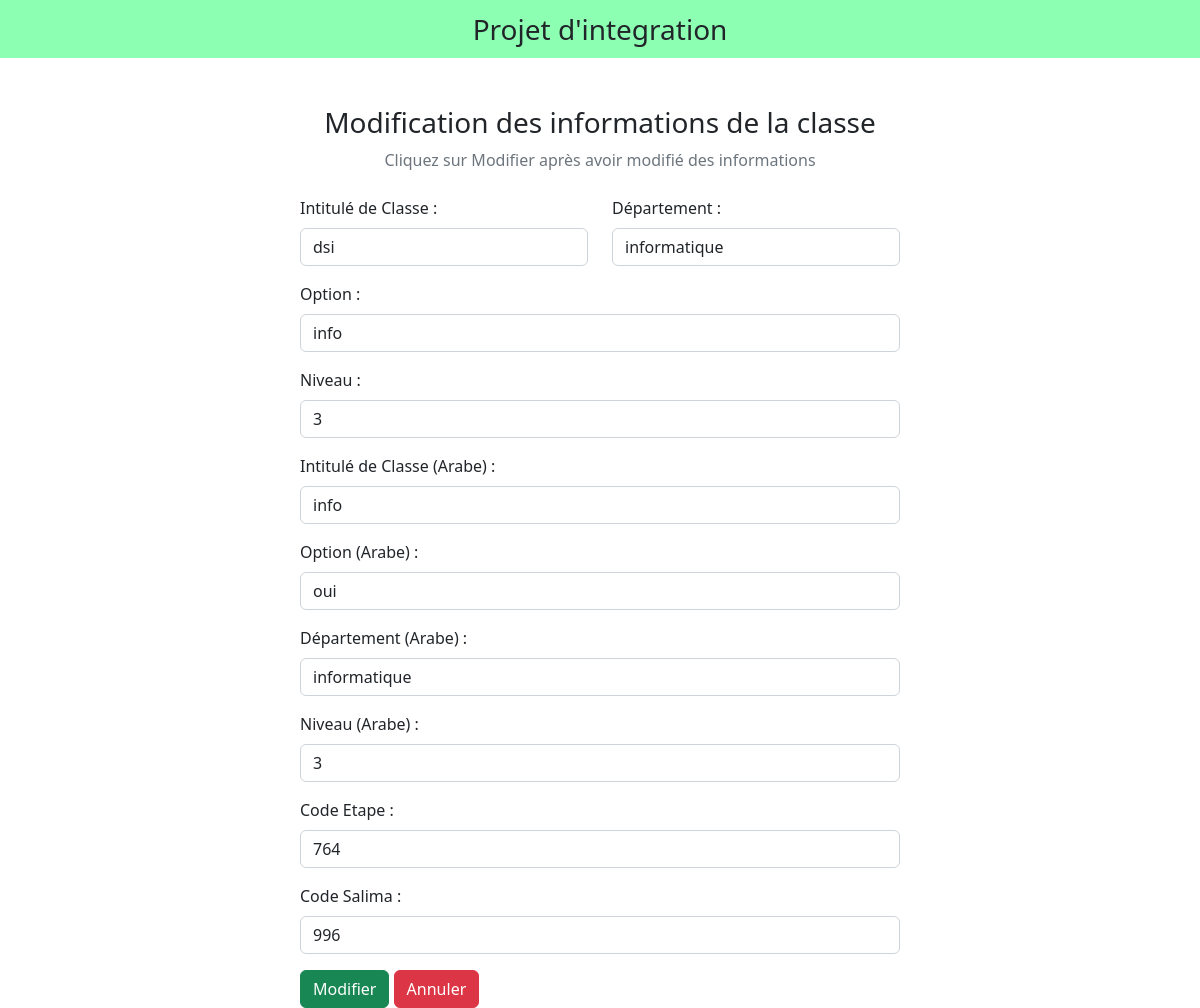
Page /edit.php?CodClasse=3.2 on the committed database.
### tables this page shows
CREATE TABLE `classe` (
  `CodClasse` char(9) NOT NULL,
  `IntClasse` char(60) DEFAULT NULL,
  `Département` char(55) DEFAULT NULL,
  `Optionc` char(55) DEFAULT NULL,
  `Niveau` char(12) DEFAULT NULL,
  `IntCalsseArabB` char(60) DEFAULT NULL,
  `OptionAaraB` char(55) DEFAULT NULL,
  `DepartementAaraB` char(55) DEFAULT NULL,
  `NiveauAaraB` char(10) DEFAULT NULL,
  `CodeEtape` varchar(8) DEFAULT NULL,
  `CodeSalima` varchar(15) DEFAULT NULL
);

### edit.php (the view, shortened to what this page needs)
<?php
include "db_con.php";
$CodClasse = $_GET["CodClasse"];
?>
<!DOCTYPE html>
<html lang="en">
<head>
  <link href="https://cdn.jsdelivr.net/npm/bootstrap@5.2.3/dist/css/bootstrap.min.css" rel="stylesheet">
</head>
<body>
  <nav class="navbar navbar-light justify-content-center fs-3 mb-5" style="background-color: #00ff5573;">
    Projet d'integration
  </nav>
  <div class="container">
    <div class="text-center mb-4">
      <h3>Modification des informations de la classe</h3>
      <p class="text-muted">Cliquez sur Modifier après avoir modifié des informations</p>
    </div>
    <?php
    $sql = "SELECT * FROM `classe` WHERE CodClasse = '$CodClasse'";
    $result = mysqli_query($conn, $sql);
    $row = mysqli_fetch_assoc($result);
    ?>
    <div class="container d-flex justify-content-center">
      <form action="" method="post" style="width:50vw; min-width:300px;">
        <div class="row mb-3">
          <div class="col">
            <label class="form-label">Intitulé de Classe : </label>
            <input type="text" class="form-control" name="IntClasse" value="<?php echo $row['IntClasse'] ?>">
          </div>
          <div class="col">
            <label class="form-label">Département : </label>
            <input type="text" class="form-control" name="Département" value="<?php echo $row['Département'] ?>">
          </div>
        </div>
        <div class="mb-3">
          <label class="form-label">Option : </label>
          <input type="text" class="form-control" name="Optionc" value="<?php echo $row['Optionc'] ?>">
        </div>
        <div class="mb-3">
          <label class="form-label">Niveau : </label>
          <input type="text" class="form-control" name="Niveau" value="<?php echo $row['Niveau'] ?>">
        </div>
        <div class="mb-3">
          <label class="form-label">Intitulé de Classe (Arabe) : </label>
          <input type="text" class="form-control" name="IntCalsseArabB" value="<?php echo $row['IntCalsseArabB'] ?>">
        </div>
        <div class="mb-3">
          <label class="form-label">Option (Arabe) : </label>
          <input type="text" class="form-control" name="OptionAaraB" value="<?php echo $row['OptionAaraB'] ?>">
        </div>
        <div class="mb-3">
          <label class="form-label">Département (Arabe) : </label>
          <input type="text" class="form-control" name="DepartementAaraB" value="<?php echo $row['DepartementAaraB'] ?>">
        </div>
        <div class="mb-3">
          <label class="form-label">Niveau (Arabe) : </label>
          <input type="text" class="form-control" name="NiveauAaraB" value="<?php echo $row['NiveauAaraB'] ?>">
        </div>
        <div class="mb-3">
          <label class="form-label">Code Etape : </label>
          <input type="text" class="form-control" name="CodeEtape" value="<?php echo $row['CodeEtape'] ?>">
        </div>
        <div class="mb-3">
          <label class="form-label">Code Salima : </label>
          <input type="text" class="form-control" name="CodeSalima" value="<?php echo $row['CodeSalima'] ?>">
        </div>
        <div>
          <button type="submit" class="btn btn-success" name="submit">Modifier</button>
          <a href="index.php" class="btn btn-danger">Annuler</a>
        </div>
      </form>
    </div>
  </div>
</body>
</html>

### rows in the picture
classe: IntClasse "dsi", Département "informatique", Optionc "info", Niveau "3", IntCalsseArabB "info", OptionAaraB "oui", DepartementAaraB "informatique", NiveauAaraB "3", CodeEtape "764", CodeSalima "996"
